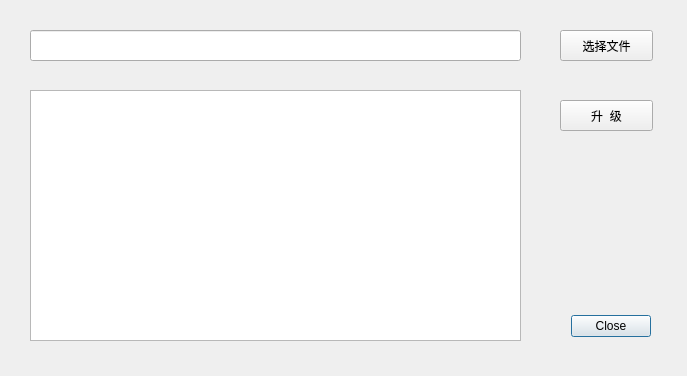
<?xml version="1.0" encoding="UTF-8"?>
<ui version="4.0">
 <class>UpdateFirmwareGui</class>
 <widget class="QDialog" name="UpdateFirmwareGui">
  <property name="geometry">
   <rect>
    <x>0</x>
    <y>0</y>
    <width>687</width>
    <height>376</height>
   </rect>
  </property>
  <property name="windowTitle">
   <string>固件升级</string>
  </property>
  <widget class="QDialogButtonBox" name="buttonBox_close">
   <property name="geometry">
    <rect>
     <x>550</x>
     <y>310</y>
     <width>101</width>
     <height>32</height>
    </rect>
   </property>
   <property name="orientation">
    <enum>Qt::Horizontal</enum>
   </property>
   <property name="standardButtons">
    <set>QDialogButtonBox::Close</set>
   </property>
  </widget>
  <widget class="QLineEdit" name="lineEdit_path">
   <property name="enabled">
    <bool>true</bool>
   </property>
   <property name="geometry">
    <rect>
     <x>30</x>
     <y>30</y>
     <width>491</width>
     <height>31</height>
    </rect>
   </property>
   <property name="font">
    <font>
     <weight>50</weight>
     <bold>false</bold>
    </font>
   </property>
   <property name="autoFillBackground">
    <bool>false</bool>
   </property>
   <property name="cursorPosition">
    <number>0</number>
   </property>
   <property name="readOnly">
    <bool>true</bool>
   </property>
  </widget>
  <widget class="QPushButton" name="pushButton_select">
   <property name="geometry">
    <rect>
     <x>560</x>
     <y>30</y>
     <width>93</width>
     <height>31</height>
    </rect>
   </property>
   <property name="text">
    <string>选择文件</string>
   </property>
  </widget>
  <widget class="QPushButton" name="pushButton_update">
   <property name="geometry">
    <rect>
     <x>560</x>
     <y>100</y>
     <width>93</width>
     <height>31</height>
    </rect>
   </property>
   <property name="text">
    <string>升  级</string>
   </property>
  </widget>
  <widget class="QTextBrowser" name="textBrowser_log">
   <property name="geometry">
    <rect>
     <x>30</x>
     <y>90</y>
     <width>491</width>
     <height>251</height>
    </rect>
   </property>
  </widget>
 </widget>
 <resources/>
 <connections>
  <connection>
   <sender>buttonBox_close</sender>
   <signal>accepted()</signal>
   <receiver>UpdateFirmwareGui</receiver>
   <slot>accept()</slot>
   <hints>
    <hint type="sourcelabel">
     <x>248</x>
     <y>254</y>
    </hint>
    <hint type="destinationlabel">
     <x>157</x>
     <y>274</y>
    </hint>
   </hints>
  </connection>
  <connection>
   <sender>buttonBox_close</sender>
   <signal>rejected()</signal>
   <receiver>UpdateFirmwareGui</receiver>
   <slot>reject()</slot>
   <hints>
    <hint type="sourcelabel">
     <x>316</x>
     <y>260</y>
    </hint>
    <hint type="destinationlabel">
     <x>286</x>
     <y>274</y>
    </hint>
   </hints>
  </connection>
 </connections>
</ui>
